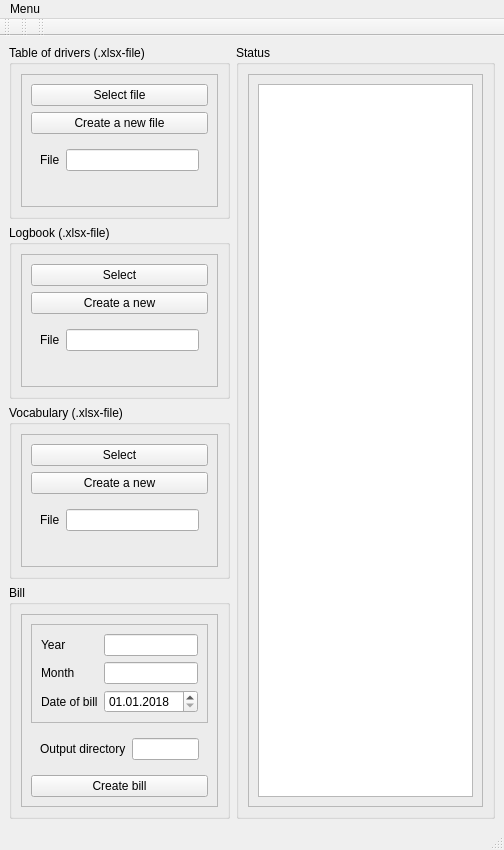
<?xml version="1.0" encoding="UTF-8"?>
<ui version="4.0">
 <class>MainWindow</class>
 <widget class="QMainWindow" name="MainWindow">
  <property name="geometry">
   <rect>
    <x>0</x>
    <y>0</y>
    <width>504</width>
    <height>850</height>
   </rect>
  </property>
  <property name="windowTitle">
   <string>MainWindow</string>
  </property>
  <widget class="QWidget" name="centralwidget">
   <layout class="QGridLayout" name="gridLayout_3">
    <item row="3" column="0">
     <widget class="QGroupBox" name="bill_box">
      <property name="title">
       <string>Bill</string>
      </property>
      <layout class="QHBoxLayout" name="horizontalLayout_2">
       <item>
        <widget class="QFrame" name="bill_frame">
         <property name="frameShape">
          <enum>QFrame::StyledPanel</enum>
         </property>
         <property name="frameShadow">
          <enum>QFrame::Raised</enum>
         </property>
         <layout class="QVBoxLayout" name="verticalLayout_2">
          <item>
           <widget class="QFrame" name="bill_frame_upper">
            <property name="frameShape">
             <enum>QFrame::StyledPanel</enum>
            </property>
            <property name="frameShadow">
             <enum>QFrame::Raised</enum>
            </property>
            <layout class="QFormLayout" name="formLayout">
             <item row="0" column="0">
              <widget class="QLabel" name="bill_year_label">
               <property name="text">
                <string>Year</string>
               </property>
              </widget>
             </item>
             <item row="0" column="1">
              <widget class="QLineEdit" name="bill_year_edit"/>
             </item>
             <item row="1" column="0">
              <widget class="QLabel" name="bill_month_label">
               <property name="text">
                <string>Month</string>
               </property>
              </widget>
             </item>
             <item row="1" column="1">
              <widget class="QLineEdit" name="bill_month_edit"/>
             </item>
             <item row="2" column="0">
              <widget class="QLabel" name="bill_date_label">
               <property name="text">
                <string>Date of bill</string>
               </property>
              </widget>
             </item>
             <item row="2" column="1">
              <widget class="QDateEdit" name="bill_date_edit">
               <property name="displayFormat">
                <string>dd.MM.yyyy</string>
               </property>
               <property name="date">
                <date>
                 <year>2018</year>
                 <month>1</month>
                 <day>1</day>
                </date>
               </property>
              </widget>
             </item>
            </layout>
           </widget>
          </item>
          <item>
           <widget class="QWidget" name="bill_out_widget" native="true">
            <layout class="QFormLayout" name="formLayout_5">
             <item row="0" column="0">
              <widget class="QLabel" name="bill_out_label">
               <property name="text">
                <string>Output directory</string>
               </property>
              </widget>
             </item>
             <item row="0" column="1">
              <widget class="QLineEdit" name="bill_out_edit"/>
             </item>
            </layout>
           </widget>
          </item>
          <item>
           <widget class="QPushButton" name="bill_create_button">
            <property name="text">
             <string>Create bill</string>
            </property>
           </widget>
          </item>
         </layout>
        </widget>
       </item>
      </layout>
     </widget>
    </item>
    <item row="0" column="2" rowspan="4">
     <widget class="QGroupBox" name="status_box">
      <property name="title">
       <string>Status</string>
      </property>
      <layout class="QHBoxLayout" name="horizontalLayout">
       <item>
        <widget class="QFrame" name="status_frame">
         <property name="frameShape">
          <enum>QFrame::StyledPanel</enum>
         </property>
         <property name="frameShadow">
          <enum>QFrame::Raised</enum>
         </property>
         <layout class="QHBoxLayout" name="horizontalLayout_4">
          <item>
           <widget class="QPlainTextEdit" name="plainTextEdit">
            <property name="readOnly">
             <bool>true</bool>
            </property>
           </widget>
          </item>
         </layout>
        </widget>
       </item>
      </layout>
     </widget>
    </item>
    <item row="0" column="0">
     <widget class="QGroupBox" name="table_box">
      <property name="title">
       <string>Table of drivers (.xlsx-file)</string>
      </property>
      <layout class="QGridLayout" name="gridLayout_2">
       <item row="0" column="0">
        <widget class="QFrame" name="table_frame">
         <property name="frameShape">
          <enum>QFrame::StyledPanel</enum>
         </property>
         <property name="frameShadow">
          <enum>QFrame::Raised</enum>
         </property>
         <layout class="QVBoxLayout" name="verticalLayout_3">
          <item>
           <widget class="QPushButton" name="table_select_button">
            <property name="text">
             <string>Select file</string>
            </property>
           </widget>
          </item>
          <item>
           <widget class="QPushButton" name="table_new_button">
            <property name="text">
             <string>Create a new file</string>
            </property>
           </widget>
          </item>
          <item>
           <widget class="QWidget" name="table_widget" native="true">
            <layout class="QFormLayout" name="formLayout_2">
             <item row="0" column="0">
              <widget class="QLabel" name="table_file_label">
               <property name="text">
                <string>File</string>
               </property>
              </widget>
             </item>
             <item row="0" column="1">
              <widget class="QLineEdit" name="table_file_edit"/>
             </item>
            </layout>
           </widget>
          </item>
         </layout>
        </widget>
       </item>
      </layout>
     </widget>
    </item>
    <item row="1" column="0">
     <widget class="QGroupBox" name="log_box">
      <property name="title">
       <string>Logbook (.xlsx-file)</string>
      </property>
      <layout class="QGridLayout" name="gridLayout">
       <item row="0" column="0">
        <widget class="QFrame" name="log_frame">
         <property name="frameShape">
          <enum>QFrame::StyledPanel</enum>
         </property>
         <property name="frameShadow">
          <enum>QFrame::Raised</enum>
         </property>
         <layout class="QVBoxLayout" name="verticalLayout_4">
          <item>
           <widget class="QPushButton" name="log_select_button">
            <property name="text">
             <string>Select</string>
            </property>
           </widget>
          </item>
          <item>
           <widget class="QPushButton" name="log_new_button">
            <property name="text">
             <string>Create a new</string>
            </property>
           </widget>
          </item>
          <item>
           <widget class="QWidget" name="log_file_widget" native="true">
            <layout class="QFormLayout" name="formLayout_3">
             <item row="0" column="0">
              <widget class="QLabel" name="log_file_label">
               <property name="text">
                <string>File</string>
               </property>
              </widget>
             </item>
             <item row="0" column="1">
              <widget class="QLineEdit" name="log_file_edit"/>
             </item>
            </layout>
           </widget>
          </item>
         </layout>
        </widget>
       </item>
      </layout>
     </widget>
    </item>
    <item row="2" column="0">
     <widget class="QGroupBox" name="vocab">
      <property name="title">
       <string>Vocabulary (.xlsx-file)</string>
      </property>
      <layout class="QHBoxLayout" name="horizontalLayout_5">
       <item>
        <widget class="QFrame" name="vocab_frame">
         <property name="frameShape">
          <enum>QFrame::StyledPanel</enum>
         </property>
         <property name="frameShadow">
          <enum>QFrame::Raised</enum>
         </property>
         <layout class="QVBoxLayout" name="verticalLayout">
          <item>
           <widget class="QPushButton" name="vocab_select_button">
            <property name="text">
             <string>Select</string>
            </property>
           </widget>
          </item>
          <item>
           <widget class="QPushButton" name="vocab_new_button">
            <property name="text">
             <string>Create a new</string>
            </property>
           </widget>
          </item>
          <item>
           <widget class="QWidget" name="vocab_file_widget" native="true">
            <layout class="QFormLayout" name="formLayout_4">
             <item row="0" column="0">
              <widget class="QLabel" name="vocab_file_label">
               <property name="text">
                <string>File</string>
               </property>
              </widget>
             </item>
             <item row="0" column="1">
              <widget class="QLineEdit" name="vocab_file_edit"/>
             </item>
            </layout>
           </widget>
          </item>
         </layout>
        </widget>
       </item>
      </layout>
     </widget>
    </item>
   </layout>
  </widget>
  <widget class="QMenuBar" name="menubar">
   <property name="geometry">
    <rect>
     <x>0</x>
     <y>0</y>
     <width>504</width>
     <height>25</height>
    </rect>
   </property>
   <widget class="QMenu" name="menuDoc">
    <property name="title">
     <string>Menu</string>
    </property>
    <addaction name="actionDoc"/>
   </widget>
   <addaction name="menuDoc"/>
  </widget>
  <widget class="QStatusBar" name="statusbar"/>
  <widget class="QToolBar" name="toolBar">
   <property name="windowTitle">
    <string>toolBar</string>
   </property>
   <attribute name="toolBarArea">
    <enum>TopToolBarArea</enum>
   </attribute>
   <attribute name="toolBarBreak">
    <bool>false</bool>
   </attribute>
  </widget>
  <widget class="QToolBar" name="toolBar_2">
   <property name="windowTitle">
    <string>toolBar_2</string>
   </property>
   <attribute name="toolBarArea">
    <enum>TopToolBarArea</enum>
   </attribute>
   <attribute name="toolBarBreak">
    <bool>false</bool>
   </attribute>
  </widget>
  <widget class="QToolBar" name="toolBar_3">
   <property name="windowTitle">
    <string>toolBar_3</string>
   </property>
   <attribute name="toolBarArea">
    <enum>TopToolBarArea</enum>
   </attribute>
   <attribute name="toolBarBreak">
    <bool>false</bool>
   </attribute>
  </widget>
  <action name="actionDoc">
   <property name="text">
    <string>Show Documentation</string>
   </property>
  </action>
 </widget>
 <resources/>
 <connections>
  <connection>
   <sender>table_select_button</sender>
   <signal>clicked()</signal>
   <receiver>MainWindow</receiver>
   <slot>tableSelectFile()</slot>
   <hints>
    <hint type="sourcelabel">
     <x>174</x>
     <y>101</y>
    </hint>
    <hint type="destinationlabel">
     <x>252</x>
     <y>38</y>
    </hint>
   </hints>
  </connection>
 </connections>
 <slots>
  <slot>tableSelectFile()</slot>
 </slots>
</ui>
